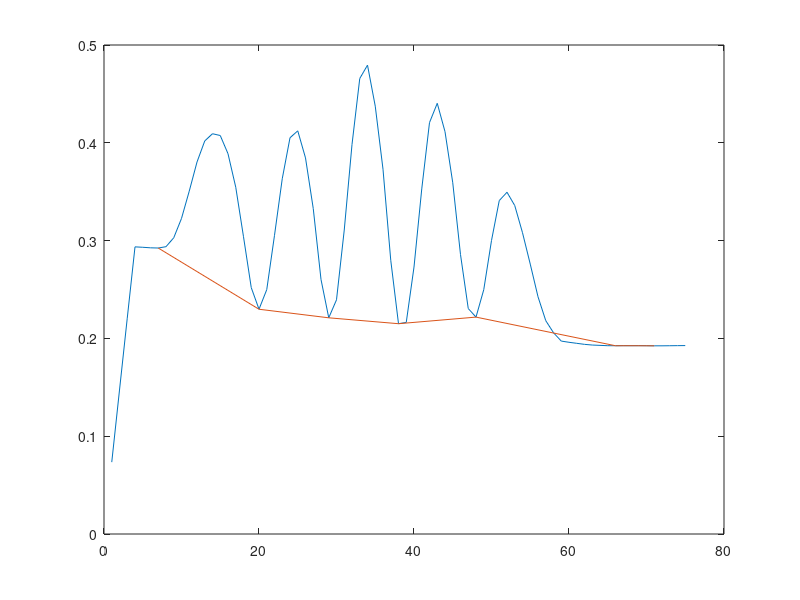

Reproduce this figure in MATLAB.
clear all;
pkg load signal;
load Azstride.txt;
x = Azstride;
a = 1;
b = [1/4 1/4 1/4 1/4];
y = filter(b,a,x);

t = 1:length(x);
%plot(t,x,'',t,y,'-');
%legend('original','mask is 1/4');

k=1;
for i=2:length(y)-1
if ( y(i-1)>y(i) && y(i+1)>y(i) )
val(k)=y(i)
pos(k)=i

k=k+1;
endif
endfor


 %[pks idx] = findpeaks(y);
 plot(t,y,t(pos),y(pos));
